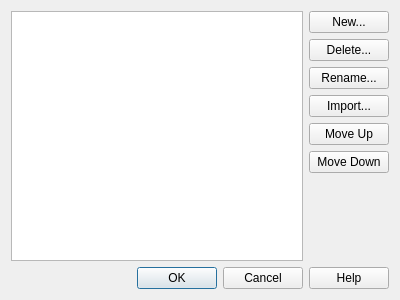
<?xml version="1.0" encoding="UTF-8"?>
<ui version="4.0">
 <class>swPartPaletteDialog</class>
 <widget class="QDialog" name="swPartPaletteDialog">
  <property name="whatsThis">
   <string>&lt;p&gt;&lt;b&gt;Part Palettes&lt;/b&gt;&lt;/p&gt;&lt;p&gt;Organize reusable collections of parts in the part browser. Create, rename, delete, import, or reorder palettes, then choose OK to apply the changes. Cancel discards these palette changes.&lt;/p&gt;&lt;p&gt;Palettes organize part choices; they do not change parts already placed in a model.&lt;/p&gt;</string>
  </property>
  <property name="geometry">
   <rect>
    <x>0</x>
    <y>0</y>
    <width>400</width>
    <height>300</height>
   </rect>
  </property>
  <property name="windowTitle">
   <string>Part Palettes</string>
  </property>
  <layout class="QVBoxLayout" name="verticalLayout_2">
   <item>
    <layout class="QHBoxLayout" name="horizontalLayout">
     <item>
      <widget class="QListWidget" name="PaletteList">
       <property name="toolTip">
        <string>Select the palette to rename, delete, or move.</string>
       </property>
       <property name="accessibleName">
        <string>Part Palettes</string>
       </property>
       <property name="whatsThis">
        <string>&lt;p&gt;&lt;b&gt;Palette List&lt;/b&gt;&lt;/p&gt;&lt;p&gt;Select a palette before using Rename, Delete, Move Up, or Move Down. The list order determines the palette order in the part browser.&lt;/p&gt;</string>
       </property>
      </widget>
     </item>
     <item>
      <layout class="QVBoxLayout" name="verticalLayout_3">
       <item>
        <widget class="QPushButton" name="NewButton">
         <property name="toolTip">
          <string>Create a new empty part palette.</string>
         </property>
         <property name="text">
          <string>New...</string>
         </property>
        </widget>
       </item>
       <item>
        <widget class="QPushButton" name="DeleteButton">
         <property name="toolTip">
          <string>Remove the selected palette after confirmation.</string>
         </property>
         <property name="whatsThis">
          <string>&lt;p&gt;&lt;b&gt;Delete Palette&lt;/b&gt;&lt;/p&gt;&lt;p&gt;Remove the selected palette and its list of part choices. Library parts and parts already used in models are not deleted. At least one palette must remain.&lt;/p&gt;</string>
         </property>
         <property name="text">
          <string>Delete...</string>
         </property>
        </widget>
       </item>
       <item>
        <widget class="QPushButton" name="RenameButton">
         <property name="toolTip">
          <string>Change the name of the selected palette.</string>
         </property>
         <property name="text">
          <string>Rename...</string>
         </property>
        </widget>
       </item>
       <item>
        <widget class="QPushButton" name="ImportButton">
         <property name="toolTip">
          <string>Create a palette from an online set inventory.</string>
         </property>
         <property name="whatsThis">
          <string>&lt;p&gt;&lt;b&gt;Import Palette&lt;/b&gt;&lt;/p&gt;&lt;p&gt;Open Import Set Inventory to search for a set and download its inventory. The new palette uses the set description as its name.&lt;/p&gt;&lt;p&gt;The palette stores part IDs; inventory colors and quantities are not stored. An internet connection is required.&lt;/p&gt;</string>
         </property>
         <property name="text">
          <string>Import...</string>
         </property>
        </widget>
       </item>
       <item>
        <widget class="QPushButton" name="MoveUpButton">
         <property name="toolTip">
          <string>Move the selected palette one position earlier in the list.</string>
         </property>
         <property name="text">
          <string>Move Up</string>
         </property>
        </widget>
       </item>
       <item>
        <widget class="QPushButton" name="MoveDownButton">
         <property name="toolTip">
          <string>Move the selected palette one position later in the list.</string>
         </property>
         <property name="text">
          <string>Move Down</string>
         </property>
        </widget>
       </item>
       <item>
        <spacer name="verticalSpacer">
         <property name="orientation">
          <enum>Qt::Vertical</enum>
         </property>
         <property name="sizeHint" stdset="0">
          <size>
           <width>20</width>
           <height>40</height>
          </size>
         </property>
        </spacer>
       </item>
      </layout>
     </item>
    </layout>
   </item>
   <item>
    <widget class="QDialogButtonBox" name="buttonBox">
     <property name="orientation">
      <enum>Qt::Horizontal</enum>
     </property>
     <property name="standardButtons">
      <set>QDialogButtonBox::Cancel|QDialogButtonBox::Help|QDialogButtonBox::Ok</set>
     </property>
    </widget>
   </item>
  </layout>
 </widget>
 <tabstops>
  <tabstop>PaletteList</tabstop>
  <tabstop>NewButton</tabstop>
  <tabstop>DeleteButton</tabstop>
  <tabstop>RenameButton</tabstop>
  <tabstop>ImportButton</tabstop>
  <tabstop>MoveUpButton</tabstop>
  <tabstop>MoveDownButton</tabstop>
 </tabstops>
 <resources/>
 <connections>
  <connection>
   <sender>buttonBox</sender>
   <signal>accepted()</signal>
   <receiver>swPartPaletteDialog</receiver>
   <slot>accept()</slot>
   <hints>
    <hint type="sourcelabel">
     <x>248</x>
     <y>254</y>
    </hint>
    <hint type="destinationlabel">
     <x>157</x>
     <y>274</y>
    </hint>
   </hints>
  </connection>
  <connection>
   <sender>buttonBox</sender>
   <signal>rejected()</signal>
   <receiver>swPartPaletteDialog</receiver>
   <slot>reject()</slot>
   <hints>
    <hint type="sourcelabel">
     <x>316</x>
     <y>260</y>
    </hint>
    <hint type="destinationlabel">
     <x>286</x>
     <y>274</y>
    </hint>
   </hints>
  </connection>
 </connections>
</ui>
